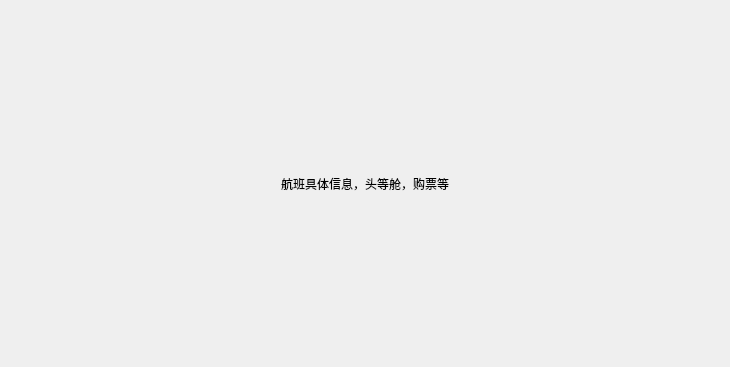
<?xml version="1.0" encoding="UTF-8"?>
<ui version="4.0">
 <class>AirlinesDetailWidget</class>
 <widget class="QWidget" name="AirlinesDetailWidget">
  <property name="geometry">
   <rect>
    <x>0</x>
    <y>0</y>
    <width>730</width>
    <height>367</height>
   </rect>
  </property>
  <property name="windowTitle">
   <string>Form</string>
  </property>
  <layout class="QHBoxLayout" name="horizontalLayout">
   <item>
    <spacer name="horizontalSpacer">
     <property name="orientation">
      <enum>Qt::Horizontal</enum>
     </property>
     <property name="sizeHint" stdset="0">
      <size>
       <width>228</width>
       <height>20</height>
      </size>
     </property>
    </spacer>
   </item>
   <item>
    <widget class="QWidget" name="widget" native="true">
     <layout class="QHBoxLayout" name="horizontalLayout_2">
      <item>
       <widget class="QLabel" name="label">
        <property name="text">
         <string>航班具体信息，头等舱，购票等</string>
        </property>
       </widget>
      </item>
     </layout>
    </widget>
   </item>
   <item>
    <spacer name="horizontalSpacer_2">
     <property name="orientation">
      <enum>Qt::Horizontal</enum>
     </property>
     <property name="sizeHint" stdset="0">
      <size>
       <width>228</width>
       <height>20</height>
      </size>
     </property>
    </spacer>
   </item>
  </layout>
 </widget>
 <resources/>
 <connections/>
</ui>
